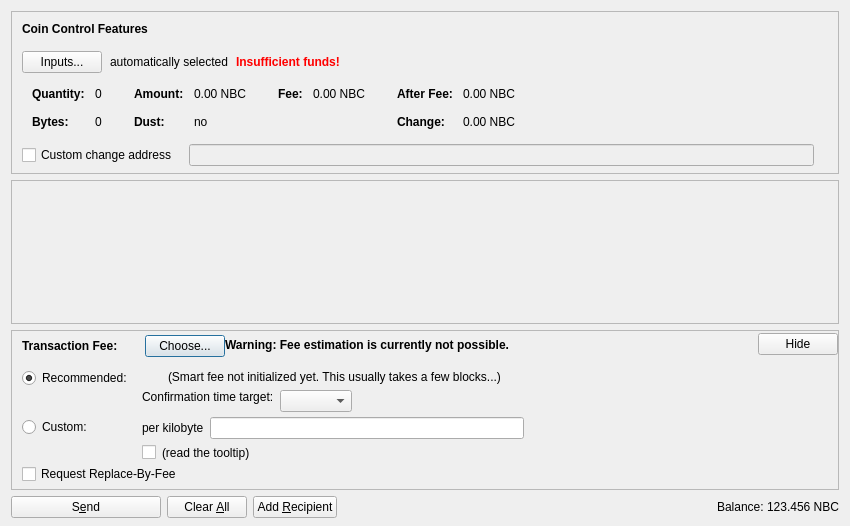
<?xml version="1.0" encoding="UTF-8"?>
<ui version="4.0">
 <class>SendCoinsDialog</class>
 <widget class="QDialog" name="SendCoinsDialog">
  <property name="geometry">
   <rect>
    <x>0</x>
    <y>0</y>
    <width>850</width>
    <height>526</height>
   </rect>
  </property>
  <property name="windowTitle">
   <string>Send Coins</string>
  </property>
  <layout class="QVBoxLayout" name="verticalLayout" stretch="0,1,0,0">
   <property name="bottomMargin">
    <number>8</number>
   </property>
   <item>
    <widget class="QFrame" name="frameCoinControl">
     <property name="sizePolicy">
      <sizepolicy hsizetype="Expanding" vsizetype="Expanding">
       <horstretch>0</horstretch>
       <verstretch>0</verstretch>
      </sizepolicy>
     </property>
     <property name="maximumSize">
      <size>
       <width>16777215</width>
       <height>16777215</height>
      </size>
     </property>
     <property name="frameShape">
      <enum>QFrame::StyledPanel</enum>
     </property>
     <property name="frameShadow">
      <enum>QFrame::Sunken</enum>
     </property>
     <layout class="QVBoxLayout" name="verticalLayoutCoinControl2">
      <property name="spacing">
       <number>0</number>
      </property>
      <property name="leftMargin">
       <number>0</number>
      </property>
      <property name="topMargin">
       <number>0</number>
      </property>
      <property name="rightMargin">
       <number>0</number>
      </property>
      <property name="bottomMargin">
       <number>6</number>
      </property>
      <item>
       <layout class="QVBoxLayout" name="verticalLayoutCoinControl" stretch="0,0,0,0,1">
        <property name="spacing">
         <number>0</number>
        </property>
        <property name="leftMargin">
         <number>10</number>
        </property>
        <property name="topMargin">
         <number>10</number>
        </property>
        <item>
         <layout class="QHBoxLayout" name="horizontalLayoutCoinControl1">
          <property name="bottomMargin">
           <number>15</number>
          </property>
          <item>
           <widget class="QLabel" name="labelCoinControlFeatures">
            <property name="sizePolicy">
             <sizepolicy hsizetype="Preferred" vsizetype="Maximum">
              <horstretch>0</horstretch>
              <verstretch>0</verstretch>
             </sizepolicy>
            </property>
            <property name="font">
             <font>
              <weight>75</weight>
              <bold>true</bold>
             </font>
            </property>
            <property name="styleSheet">
             <string notr="true">font-weight:bold;</string>
            </property>
            <property name="text">
             <string>Coin Control Features</string>
            </property>
           </widget>
          </item>
         </layout>
        </item>
        <item>
         <layout class="QHBoxLayout" name="horizontalLayoutCoinControl2" stretch="0,0,0,0">
          <property name="spacing">
           <number>8</number>
          </property>
          <property name="bottomMargin">
           <number>10</number>
          </property>
          <item>
           <widget class="QPushButton" name="pushButtonCoinControl">
            <property name="styleSheet">
             <string notr="true"/>
            </property>
            <property name="text">
             <string>Inputs...</string>
            </property>
            <property name="autoDefault">
             <bool>false</bool>
            </property>
           </widget>
          </item>
          <item>
           <widget class="QLabel" name="labelCoinControlAutomaticallySelected">
            <property name="text">
             <string>automatically selected</string>
            </property>
            <property name="margin">
             <number>5</number>
            </property>
           </widget>
          </item>
          <item>
           <widget class="QLabel" name="labelCoinControlInsuffFunds">
            <property name="font">
             <font>
              <weight>75</weight>
              <bold>true</bold>
             </font>
            </property>
            <property name="styleSheet">
             <string notr="true">color:red;font-weight:bold;</string>
            </property>
            <property name="text">
             <string>Insufficient funds!</string>
            </property>
            <property name="margin">
             <number>5</number>
            </property>
           </widget>
          </item>
          <item>
           <spacer name="horizontalSpacerCoinControl">
            <property name="orientation">
             <enum>Qt::Horizontal</enum>
            </property>
            <property name="sizeHint" stdset="0">
             <size>
              <width>40</width>
              <height>1</height>
             </size>
            </property>
           </spacer>
          </item>
         </layout>
        </item>
        <item>
         <widget class="QWidget" name="widgetCoinControl" native="true">
          <property name="sizePolicy">
           <sizepolicy hsizetype="Preferred" vsizetype="Preferred">
            <horstretch>0</horstretch>
            <verstretch>0</verstretch>
           </sizepolicy>
          </property>
          <property name="minimumSize">
           <size>
            <width>0</width>
            <height>0</height>
           </size>
          </property>
          <property name="styleSheet">
           <string notr="true"/>
          </property>
          <layout class="QHBoxLayout" name="horizontalLayoutCoinControl5">
           <property name="leftMargin">
            <number>0</number>
           </property>
           <property name="topMargin">
            <number>0</number>
           </property>
           <property name="rightMargin">
            <number>0</number>
           </property>
           <property name="bottomMargin">
            <number>0</number>
           </property>
           <item>
            <layout class="QHBoxLayout" name="horizontalLayoutCoinControl3" stretch="0,0,0,1">
             <property name="spacing">
              <number>20</number>
             </property>
             <property name="topMargin">
              <number>0</number>
             </property>
             <property name="bottomMargin">
              <number>10</number>
             </property>
             <item>
              <layout class="QFormLayout" name="formLayoutCoinControl1">
               <property name="horizontalSpacing">
                <number>10</number>
               </property>
               <property name="verticalSpacing">
                <number>14</number>
               </property>
               <property name="leftMargin">
                <number>10</number>
               </property>
               <property name="topMargin">
                <number>4</number>
               </property>
               <property name="rightMargin">
                <number>6</number>
               </property>
               <item row="0" column="0">
                <widget class="QLabel" name="labelCoinControlQuantityText">
                 <property name="font">
                  <font>
                   <weight>75</weight>
                   <bold>true</bold>
                  </font>
                 </property>
                 <property name="text">
                  <string>Quantity:</string>
                 </property>
                 <property name="margin">
                  <number>0</number>
                 </property>
                </widget>
               </item>
               <item row="0" column="1">
                <widget class="QLabel" name="labelCoinControlQuantity">
                 <property name="cursor">
                  <cursorShape>IBeamCursor</cursorShape>
                 </property>
                 <property name="contextMenuPolicy">
                  <enum>Qt::ActionsContextMenu</enum>
                 </property>
                 <property name="text">
                  <string notr="true">0</string>
                 </property>
                 <property name="margin">
                  <number>0</number>
                 </property>
                 <property name="textInteractionFlags">
                  <set>Qt::LinksAccessibleByMouse|Qt::TextSelectableByKeyboard|Qt::TextSelectableByMouse</set>
                 </property>
                </widget>
               </item>
               <item row="1" column="0">
                <widget class="QLabel" name="labelCoinControlBytesText">
                 <property name="font">
                  <font>
                   <weight>75</weight>
                   <bold>true</bold>
                  </font>
                 </property>
                 <property name="text">
                  <string>Bytes:</string>
                 </property>
                </widget>
               </item>
               <item row="1" column="1">
                <widget class="QLabel" name="labelCoinControlBytes">
                 <property name="cursor">
                  <cursorShape>IBeamCursor</cursorShape>
                 </property>
                 <property name="contextMenuPolicy">
                  <enum>Qt::ActionsContextMenu</enum>
                 </property>
                 <property name="text">
                  <string notr="true">0</string>
                 </property>
                 <property name="textInteractionFlags">
                  <set>Qt::LinksAccessibleByMouse|Qt::TextSelectableByKeyboard|Qt::TextSelectableByMouse</set>
                 </property>
                </widget>
               </item>
              </layout>
             </item>
             <item>
              <layout class="QFormLayout" name="formLayoutCoinControl2">
               <property name="horizontalSpacing">
                <number>10</number>
               </property>
               <property name="verticalSpacing">
                <number>14</number>
               </property>
               <property name="leftMargin">
                <number>6</number>
               </property>
               <property name="topMargin">
                <number>4</number>
               </property>
               <property name="rightMargin">
                <number>6</number>
               </property>
               <item row="0" column="0">
                <widget class="QLabel" name="labelCoinControlAmountText">
                 <property name="font">
                  <font>
                   <weight>75</weight>
                   <bold>true</bold>
                  </font>
                 </property>
                 <property name="text">
                  <string>Amount:</string>
                 </property>
                 <property name="margin">
                  <number>0</number>
                 </property>
                </widget>
               </item>
               <item row="0" column="1">
                <widget class="QLabel" name="labelCoinControlAmount">
                 <property name="cursor">
                  <cursorShape>IBeamCursor</cursorShape>
                 </property>
                 <property name="contextMenuPolicy">
                  <enum>Qt::ActionsContextMenu</enum>
                 </property>
                 <property name="text">
                  <string notr="true">0.00 NBC</string>
                 </property>
                 <property name="textInteractionFlags">
                  <set>Qt::LinksAccessibleByMouse|Qt::TextSelectableByKeyboard|Qt::TextSelectableByMouse</set>
                 </property>
                </widget>
               </item>
               <item row="1" column="0">
                <widget class="QLabel" name="labelCoinControlLowOutputText">
                 <property name="font">
                  <font>
                   <weight>75</weight>
                   <bold>true</bold>
                  </font>
                 </property>
                 <property name="text">
                  <string>Dust:</string>
                 </property>
                </widget>
               </item>
               <item row="1" column="1">
                <widget class="QLabel" name="labelCoinControlLowOutput">
                 <property name="cursor">
                  <cursorShape>IBeamCursor</cursorShape>
                 </property>
                 <property name="contextMenuPolicy">
                  <enum>Qt::ActionsContextMenu</enum>
                 </property>
                 <property name="text">
                  <string notr="true">no</string>
                 </property>
                 <property name="textInteractionFlags">
                  <set>Qt::LinksAccessibleByMouse|Qt::TextSelectableByKeyboard|Qt::TextSelectableByMouse</set>
                 </property>
                </widget>
               </item>
              </layout>
             </item>
             <item>
              <layout class="QFormLayout" name="formLayoutCoinControl3">
               <property name="horizontalSpacing">
                <number>10</number>
               </property>
               <property name="verticalSpacing">
                <number>14</number>
               </property>
               <property name="leftMargin">
                <number>6</number>
               </property>
               <property name="topMargin">
                <number>4</number>
               </property>
               <property name="rightMargin">
                <number>6</number>
               </property>
               <item row="0" column="0">
                <widget class="QLabel" name="labelCoinControlFeeText">
                 <property name="font">
                  <font>
                   <weight>75</weight>
                   <bold>true</bold>
                  </font>
                 </property>
                 <property name="text">
                  <string>Fee:</string>
                 </property>
                 <property name="margin">
                  <number>0</number>
                 </property>
                </widget>
               </item>
               <item row="0" column="1">
                <widget class="QLabel" name="labelCoinControlFee">
                 <property name="cursor">
                  <cursorShape>IBeamCursor</cursorShape>
                 </property>
                 <property name="contextMenuPolicy">
                  <enum>Qt::ActionsContextMenu</enum>
                 </property>
                 <property name="text">
                  <string notr="true">0.00 NBC</string>
                 </property>
                 <property name="textInteractionFlags">
                  <set>Qt::LinksAccessibleByMouse|Qt::TextSelectableByKeyboard|Qt::TextSelectableByMouse</set>
                 </property>
                </widget>
               </item>
              </layout>
             </item>
             <item>
              <layout class="QFormLayout" name="formLayoutCoinControl4">
               <property name="horizontalSpacing">
                <number>10</number>
               </property>
               <property name="verticalSpacing">
                <number>14</number>
               </property>
               <property name="leftMargin">
                <number>6</number>
               </property>
               <property name="topMargin">
                <number>4</number>
               </property>
               <property name="rightMargin">
                <number>6</number>
               </property>
               <item row="0" column="0">
                <widget class="QLabel" name="labelCoinControlAfterFeeText">
                 <property name="font">
                  <font>
                   <weight>75</weight>
                   <bold>true</bold>
                  </font>
                 </property>
                 <property name="text">
                  <string>After Fee:</string>
                 </property>
                 <property name="margin">
                  <number>0</number>
                 </property>
                </widget>
               </item>
               <item row="0" column="1">
                <widget class="QLabel" name="labelCoinControlAfterFee">
                 <property name="cursor">
                  <cursorShape>IBeamCursor</cursorShape>
                 </property>
                 <property name="contextMenuPolicy">
                  <enum>Qt::ActionsContextMenu</enum>
                 </property>
                 <property name="text">
                  <string notr="true">0.00 NBC</string>
                 </property>
                 <property name="textInteractionFlags">
                  <set>Qt::LinksAccessibleByMouse|Qt::TextSelectableByKeyboard|Qt::TextSelectableByMouse</set>
                 </property>
                </widget>
               </item>
               <item row="1" column="0">
                <widget class="QLabel" name="labelCoinControlChangeText">
                 <property name="font">
                  <font>
                   <weight>75</weight>
                   <bold>true</bold>
                  </font>
                 </property>
                 <property name="text">
                  <string>Change:</string>
                 </property>
                </widget>
               </item>
               <item row="1" column="1">
                <widget class="QLabel" name="labelCoinControlChange">
                 <property name="cursor">
                  <cursorShape>IBeamCursor</cursorShape>
                 </property>
                 <property name="contextMenuPolicy">
                  <enum>Qt::ActionsContextMenu</enum>
                 </property>
                 <property name="text">
                  <string notr="true">0.00 NBC</string>
                 </property>
                 <property name="textInteractionFlags">
                  <set>Qt::LinksAccessibleByMouse|Qt::TextSelectableByKeyboard|Qt::TextSelectableByMouse</set>
                 </property>
                </widget>
               </item>
              </layout>
             </item>
            </layout>
           </item>
          </layout>
         </widget>
        </item>
        <item>
         <layout class="QHBoxLayout" name="horizontalLayoutCoinControl4" stretch="0,0,0">
          <property name="spacing">
           <number>12</number>
          </property>
          <property name="sizeConstraint">
           <enum>QLayout::SetDefaultConstraint</enum>
          </property>
          <property name="topMargin">
           <number>5</number>
          </property>
          <property name="rightMargin">
           <number>5</number>
          </property>
          <item>
           <widget class="QCheckBox" name="checkBoxCoinControlChange">
            <property name="toolTip">
             <string>If this is activated, but the change address is empty or invalid, change will be sent to a newly generated address.</string>
            </property>
            <property name="text">
             <string>Custom change address</string>
            </property>
           </widget>
          </item>
          <item>
           <widget class="QValidatedLineEdit" name="lineEditCoinControlChange">
            <property name="enabled">
             <bool>false</bool>
            </property>
            <property name="sizePolicy">
             <sizepolicy hsizetype="Expanding" vsizetype="Fixed">
              <horstretch>0</horstretch>
              <verstretch>0</verstretch>
             </sizepolicy>
            </property>
           </widget>
          </item>
          <item>
           <widget class="QLabel" name="labelCoinControlChangeLabel">
            <property name="sizePolicy">
             <sizepolicy hsizetype="Preferred" vsizetype="Expanding">
              <horstretch>0</horstretch>
              <verstretch>0</verstretch>
             </sizepolicy>
            </property>
            <property name="minimumSize">
             <size>
              <width>0</width>
              <height>0</height>
             </size>
            </property>
            <property name="text">
             <string/>
            </property>
            <property name="margin">
             <number>3</number>
            </property>
           </widget>
          </item>
         </layout>
        </item>
        <item>
         <spacer name="verticalSpacerCoinControl">
          <property name="orientation">
           <enum>Qt::Vertical</enum>
          </property>
          <property name="sizeHint" stdset="0">
           <size>
            <width>800</width>
            <height>1</height>
           </size>
          </property>
         </spacer>
        </item>
       </layout>
      </item>
     </layout>
    </widget>
   </item>
   <item>
    <widget class="QScrollArea" name="scrollArea">
     <property name="widgetResizable">
      <bool>true</bool>
     </property>
     <widget class="QWidget" name="scrollAreaWidgetContents">
      <property name="geometry">
       <rect>
        <x>0</x>
        <y>0</y>
        <width>830</width>
        <height>104</height>
       </rect>
      </property>
      <layout class="QVBoxLayout" name="verticalLayout_2" stretch="0,1">
       <property name="leftMargin">
        <number>0</number>
       </property>
       <property name="topMargin">
        <number>0</number>
       </property>
       <property name="rightMargin">
        <number>0</number>
       </property>
       <property name="bottomMargin">
        <number>0</number>
       </property>
       <item>
        <layout class="QVBoxLayout" name="entries">
         <property name="spacing">
          <number>6</number>
         </property>
        </layout>
       </item>
       <item>
        <spacer name="verticalSpacer">
         <property name="orientation">
          <enum>Qt::Vertical</enum>
         </property>
         <property name="sizeHint" stdset="0">
          <size>
           <width>20</width>
           <height>40</height>
          </size>
         </property>
        </spacer>
       </item>
      </layout>
     </widget>
    </widget>
   </item>
   <item>
    <widget class="QFrame" name="frameFee">
     <property name="sizePolicy">
      <sizepolicy hsizetype="Expanding" vsizetype="Expanding">
       <horstretch>0</horstretch>
       <verstretch>0</verstretch>
      </sizepolicy>
     </property>
     <property name="maximumSize">
      <size>
       <width>16777215</width>
       <height>16777215</height>
      </size>
     </property>
     <property name="frameShape">
      <enum>QFrame::StyledPanel</enum>
     </property>
     <property name="frameShadow">
      <enum>QFrame::Sunken</enum>
     </property>
     <layout class="QVBoxLayout" name="verticalLayoutFee1">
      <property name="spacing">
       <number>0</number>
      </property>
      <property name="leftMargin">
       <number>0</number>
      </property>
      <property name="topMargin">
       <number>0</number>
      </property>
      <property name="rightMargin">
       <number>0</number>
      </property>
      <property name="bottomMargin">
       <number>0</number>
      </property>
      <item>
       <layout class="QVBoxLayout" name="verticalLayoutFee2" stretch="0,0,0">
        <property name="spacing">
         <number>0</number>
        </property>
        <property name="leftMargin">
         <number>10</number>
        </property>
        <property name="topMargin">
         <number>0</number>
        </property>
        <item>
         <layout class="QHBoxLayout" name="horizontalLayoutFee1">
          <property name="bottomMargin">
           <number>0</number>
          </property>
          <item>
           <layout class="QVBoxLayout" name="verticalLayoutFee7">
            <property name="spacing">
             <number>0</number>
            </property>
            <item>
             <spacer name="verticalSpacerSmartFee">
              <property name="orientation">
               <enum>Qt::Vertical</enum>
              </property>
              <property name="sizeType">
               <enum>QSizePolicy::Fixed</enum>
              </property>
              <property name="sizeHint" stdset="0">
               <size>
                <width>1</width>
                <height>4</height>
               </size>
              </property>
             </spacer>
            </item>
            <item>
             <layout class="QHBoxLayout" name="horizontalLayoutSmartFee">
              <property name="spacing">
               <number>10</number>
              </property>
              <item>
               <widget class="QLabel" name="labelFeeHeadline">
                <property name="sizePolicy">
                 <sizepolicy hsizetype="Preferred" vsizetype="Maximum">
                  <horstretch>0</horstretch>
                  <verstretch>0</verstretch>
                 </sizepolicy>
                </property>
                <property name="font">
                 <font>
                  <weight>75</weight>
                  <bold>true</bold>
                 </font>
                </property>
                <property name="styleSheet">
                 <string notr="true">font-weight:bold;</string>
                </property>
                <property name="text">
                 <string>Transaction Fee:</string>
                </property>
               </widget>
              </item>
              <item>
               <widget class="QLabel" name="labelFeeMinimized">
                <property name="text">
                 <string/>
                </property>
               </widget>
              </item>
              <item>
               <widget class="QPushButton" name="buttonChooseFee">
                <property name="text">
                 <string>Choose...</string>
                </property>
               </widget>
              </item>
             </layout>
            </item>
            <item>
             <spacer name="verticalSpacer_5">
              <property name="orientation">
               <enum>Qt::Vertical</enum>
              </property>
              <property name="sizeHint" stdset="0">
               <size>
                <width>1</width>
                <height>1</height>
               </size>
              </property>
             </spacer>
            </item>
           </layout>
          </item>
          <item>
           <widget class="QLabel" name="fallbackFeeWarningLabel">
            <property name="toolTip">
             <string>Using the fallbackfee can result in sending a transaction that will take several hours or days (or never) to confirm. Consider choosing your fee manually or wait until you have validated the complete chain.</string>
            </property>
            <property name="font">
            <font>
                <weight>75</weight>
                <bold>true</bold>
            </font>
            </property>
            <property name="text">
             <string>Warning: Fee estimation is currently not possible.</string>
            </property>
            <property name="wordWrap">
             <bool>false</bool>
            </property>
           </widget>
          </item>
          <item>
           <spacer name="horizontalSpacer_4">
            <property name="orientation">
             <enum>Qt::Horizontal</enum>
            </property>
            <property name="sizeType">
             <enum>QSizePolicy::MinimumExpanding</enum>
            </property>
            <property name="sizeHint" stdset="0">
             <size>
              <width>40</width>
              <height>20</height>
             </size>
            </property>
           </spacer>
          </item>
          <item>
           <widget class="QPushButton" name="buttonMinimizeFee">
            <property name="toolTip">
             <string>collapse fee-settings</string>
            </property>
            <property name="text">
             <string>Hide</string>
            </property>
           </widget>
          </item>
         </layout>
        </item>
        <item>
         <widget class="QFrame" name="frameFeeSelection">
          <layout class="QVBoxLayout" name="verticalLayoutFee12">
           <property name="spacing">
            <number>0</number>
           </property>
           <property name="leftMargin">
            <number>0</number>
           </property>
           <property name="topMargin">
            <number>0</number>
           </property>
           <property name="rightMargin">
            <number>0</number>
           </property>
           <property name="bottomMargin">
            <number>0</number>
           </property>
           <item>
            <layout class="QGridLayout" name="gridLayoutFee">
             <property name="topMargin">
              <number>10</number>
             </property>
             <property name="bottomMargin">
              <number>4</number>
             </property>
             <property name="horizontalSpacing">
              <number>10</number>
             </property>
             <property name="verticalSpacing">
              <number>4</number>
             </property>
             <item row="1" column="1">
              <layout class="QVBoxLayout" name="verticalLayoutFee8">
               <property name="spacing">
                <number>6</number>
               </property>
               <item>
                <layout class="QHBoxLayout" name="horizontalLayoutFee13">
                 <item>
                  <widget class="QLabel" name="labelCustomPerKilobyte">
                   <property name="toolTip">
                    <string>If the custom fee is set to 1000 satoshis and the transaction is only 250 bytes, then &quot;per kilobyte&quot; only pays 250 satoshis in fee, while &quot;total at least&quot; pays 1000 satoshis. For transactions bigger than a kilobyte both pay by kilobyte.</string>
                   </property>
                   <property name="text">
                    <string>per kilobyte</string>
                   </property>
                  </widget>
                 </item>
                 <item>
                  <widget class="NewBitAmountField" name="customFee"/>
                 </item>
                 <item>
                  <spacer name="horizontalSpacer_6">
                   <property name="orientation">
                    <enum>Qt::Horizontal</enum>
                   </property>
                   <property name="sizeHint" stdset="0">
                    <size>
                     <width>1</width>
                     <height>1</height>
                    </size>
                   </property>
                  </spacer>
                 </item>
                </layout>
               </item>
               <item>
                <layout class="QHBoxLayout" name="horizontalLayoutFee8">
                 <item>
                  <widget class="QCheckBox" name="checkBoxMinimumFee">
                   <property name="toolTip">
                    <string>Paying only the minimum fee is just fine as long as there is less transaction volume than space in the blocks. But be aware that this can end up in a never confirming transaction once there is more demand for newbit transactions than the network can process.</string>
                   </property>
                   <property name="text">
                    <string/>
                   </property>
                  </widget>
                 </item>
                 <item>
                  <widget class="QLabel" name="labelMinFeeWarning">
                   <property name="enabled">
                    <bool>true</bool>
                   </property>
                   <property name="toolTip">
                    <string>Paying only the minimum fee is just fine as long as there is less transaction volume than space in the blocks. But be aware that this can end up in a never confirming transaction once there is more demand for newbit transactions than the network can process.</string>
                   </property>
                   <property name="text">
                    <string>(read the tooltip)</string>
                   </property>
                   <property name="margin">
                    <number>5</number>
                   </property>
                  </widget>
                 </item>
                 <item>
                  <spacer name="horizontalSpacer_2">
                   <property name="orientation">
                    <enum>Qt::Horizontal</enum>
                   </property>
                   <property name="sizeHint" stdset="0">
                    <size>
                     <width>1</width>
                     <height>1</height>
                    </size>
                   </property>
                  </spacer>
                 </item>
                </layout>
               </item>
              </layout>
             </item>
             <item row="0" column="0">
              <layout class="QVBoxLayout" name="verticalLayoutFee4" stretch="0,1">
               <item>
                <widget class="QRadioButton" name="radioSmartFee">
                 <property name="text">
                  <string>Recommended:</string>
                 </property>
                 <property name="checked">
                  <bool>true</bool>
                 </property>
                 <attribute name="buttonGroup">
                  <string notr="true">groupFee</string>
                 </attribute>
                </widget>
               </item>
               <item>
                <spacer name="verticalSpacer_2">
                 <property name="orientation">
                  <enum>Qt::Vertical</enum>
                 </property>
                 <property name="sizeHint" stdset="0">
                  <size>
                   <width>1</width>
                   <height>1</height>
                  </size>
                 </property>
                </spacer>
               </item>
              </layout>
             </item>
             <item row="1" column="0">
              <layout class="QVBoxLayout" name="verticalLayoutFee9" stretch="0,1">
               <item>
                <widget class="QRadioButton" name="radioCustomFee">
                 <property name="text">
                  <string>Custom:</string>
                 </property>
                 <attribute name="buttonGroup">
                  <string notr="true">groupFee</string>
                 </attribute>
                </widget>
               </item>
               <item>
                <spacer name="verticalSpacer_6">
                 <property name="orientation">
                  <enum>Qt::Vertical</enum>
                 </property>
                 <property name="sizeHint" stdset="0">
                  <size>
                   <width>1</width>
                   <height>1</height>
                  </size>
                 </property>
                </spacer>
               </item>
              </layout>
             </item>
             <item row="0" column="1">
              <layout class="QVBoxLayout" name="verticalLayoutFee3" stretch="0,0,1">
               <property name="spacing">
                <number>6</number>
               </property>
               <property name="topMargin">
                <number>2</number>
               </property>
               <item>
                <layout class="QHBoxLayout" name="horizontalLayoutFee12">
                 <item>
                  <widget class="QLabel" name="labelSmartFee">
                   <property name="text">
                    <string/>
                   </property>
                   <property name="margin">
                    <number>2</number>
                   </property>
                  </widget>
                 </item>
                 <item>
                  <widget class="QLabel" name="labelFeeEstimation">
                   <property name="text">
                    <string/>
                   </property>
                  </widget>
                 </item>
                 <item>
                  <widget class="QLabel" name="labelSmartFee2">
                   <property name="text">
                    <string>(Smart fee not initialized yet. This usually takes a few blocks...)</string>
                   </property>
                   <property name="margin">
                    <number>2</number>
                   </property>
                  </widget>
                 </item>
                 <item>
                  <spacer name="horizontalSpacer_5">
                   <property name="orientation">
                    <enum>Qt::Horizontal</enum>
                   </property>
                   <property name="sizeHint" stdset="0">
                    <size>
                     <width>1</width>
                     <height>1</height>
                    </size>
                   </property>
                  </spacer>
                 </item>
                </layout>
               </item>
               <item>
                <layout class="QHBoxLayout" name="horizontalLayoutFee9">
                 <item>
                  <layout class="QVBoxLayout" name="verticalLayoutFee6">
                   <item>
                    <widget class="QLabel" name="labelSmartFee3">
                     <property name="text">
                      <string>Confirmation time target:</string>
                     </property>
                     <property name="margin">
                      <number>2</number>
                     </property>
                    </widget>
                   </item>
                   <item>
                    <spacer name="verticalSpacer_3">
                     <property name="orientation">
                      <enum>Qt::Vertical</enum>
                     </property>
                     <property name="sizeHint" stdset="0">
                      <size>
                       <width>1</width>
                       <height>1</height>
                      </size>
                     </property>
                    </spacer>
                   </item>
                  </layout>
                 </item>
                 <item>
                  <layout class="QVBoxLayout" name="verticalLayoutFee5">
                   <property name="rightMargin">
                    <number>30</number>
                   </property>
                   <item>
                    <layout class="QHBoxLayout" name="horizontalLayoutConfTarget">
                     <property name="bottomMargin">
                      <number>0</number>
                     </property>
                     <item>
                      <widget class="QComboBox" name="confTargetSelector"/>
                     </item>
                     <item>
                      <spacer name="horizontalSpacerConfTarget">
                       <property name="orientation">
                        <enum>Qt::Horizontal</enum>
                       </property>
                       <property name="sizeHint" stdset="0">
                        <size>
                         <width>40</width>
                         <height>20</height>
                        </size>
                       </property>
                      </spacer>
                     </item>
                    </layout>
                   </item>
                  </layout>
                 </item>
                </layout>
               </item>
               <item>
                <spacer name="verticalSpacer_4">
                 <property name="orientation">
                  <enum>Qt::Vertical</enum>
                 </property>
                 <property name="sizeHint" stdset="0">
                  <size>
                   <width>1</width>
                   <height>1</height>
                  </size>
                 </property>
                </spacer>
               </item>
              </layout>
             </item>
            </layout>
           </item>
           <item>
            <widget class="QCheckBox" name="optInRBF">
             <property name="text">
              <string>Request Replace-By-Fee</string>
             </property>
             <property name="toolTip">
              <string>Indicates that the sender may wish to replace this transaction with a new one paying higher fees (prior to being confirmed).</string>
             </property>
            </widget>
           </item>
          </layout>
         </widget>
        </item>
        <item>
         <spacer name="verticalSpacerFee">
          <property name="orientation">
           <enum>Qt::Vertical</enum>
          </property>
          <property name="sizeHint" stdset="0">
           <size>
            <width>40</width>
            <height>5</height>
           </size>
          </property>
         </spacer>
        </item>
       </layout>
      </item>
     </layout>
    </widget>
   </item>
   <item>
    <layout class="QHBoxLayout" name="horizontalLayout">
     <item>
      <widget class="QPushButton" name="sendButton">
       <property name="minimumSize">
        <size>
         <width>150</width>
         <height>0</height>
        </size>
       </property>
       <property name="toolTip">
        <string>Confirm the send action</string>
       </property>
       <property name="text">
        <string>S&amp;end</string>
       </property>
       <property name="icon">
        <iconset resource="../newbit.qrc">
         <normaloff>:/icons/send</normaloff>:/icons/send</iconset>
       </property>
       <property name="autoDefault">
        <bool>false</bool>
       </property>
       <property name="default">
        <bool>false</bool>
       </property>
      </widget>
     </item>
     <item>
      <widget class="QPushButton" name="clearButton">
       <property name="sizePolicy">
        <sizepolicy hsizetype="Minimum" vsizetype="Fixed">
         <horstretch>0</horstretch>
         <verstretch>0</verstretch>
        </sizepolicy>
       </property>
       <property name="toolTip">
        <string>Clear all fields of the form.</string>
       </property>
       <property name="text">
        <string>Clear &amp;All</string>
       </property>
       <property name="icon">
        <iconset resource="../newbit.qrc">
         <normaloff>:/icons/remove</normaloff>:/icons/remove</iconset>
       </property>
       <property name="autoDefault">
        <bool>false</bool>
       </property>
      </widget>
     </item>
     <item>
      <widget class="QPushButton" name="addButton">
       <property name="toolTip">
        <string>Send to multiple recipients at once</string>
       </property>
       <property name="text">
        <string>Add &amp;Recipient</string>
       </property>
       <property name="icon">
        <iconset resource="../newbit.qrc">
         <normaloff>:/icons/add</normaloff>:/icons/add</iconset>
       </property>
       <property name="autoDefault">
        <bool>false</bool>
       </property>
      </widget>
     </item>
     <item>
      <spacer name="horizontalSpacer">
       <property name="orientation">
        <enum>Qt::Horizontal</enum>
       </property>
       <property name="sizeHint" stdset="0">
        <size>
         <width>40</width>
         <height>20</height>
        </size>
       </property>
      </spacer>
     </item>
     <item>
      <layout class="QHBoxLayout" name="horizontalLayout_2">
       <property name="spacing">
        <number>3</number>
       </property>
       <item>
        <widget class="QLabel" name="label">
         <property name="sizePolicy">
          <sizepolicy hsizetype="Preferred" vsizetype="Fixed">
           <horstretch>0</horstretch>
           <verstretch>0</verstretch>
          </sizepolicy>
         </property>
         <property name="text">
          <string>Balance:</string>
         </property>
        </widget>
       </item>
       <item>
        <widget class="QLabel" name="labelBalance">
         <property name="sizePolicy">
          <sizepolicy hsizetype="Preferred" vsizetype="Fixed">
           <horstretch>0</horstretch>
           <verstretch>0</verstretch>
          </sizepolicy>
         </property>
         <property name="cursor">
          <cursorShape>IBeamCursor</cursorShape>
         </property>
         <property name="text">
          <string notr="true">123.456 NBC</string>
         </property>
         <property name="textInteractionFlags">
          <set>Qt::LinksAccessibleByMouse|Qt::TextSelectableByKeyboard|Qt::TextSelectableByMouse</set>
         </property>
        </widget>
       </item>
      </layout>
     </item>
    </layout>
   </item>
  </layout>
 </widget>
 <customwidgets>
  <customwidget>
   <class>QValidatedLineEdit</class>
   <extends>QLineEdit</extends>
   <header>qvalidatedlineedit.h</header>
  </customwidget>
  <customwidget>
   <class>NewBitAmountField</class>
   <extends>QLineEdit</extends>
   <header>newbitamountfield.h</header>
   <container>1</container>
  </customwidget>
 </customwidgets>
 <resources>
  <include location="../newbit.qrc"/>
 </resources>
 <connections/>
 <buttongroups>
  <buttongroup name="groupFee"/>
 </buttongroups>
</ui>
